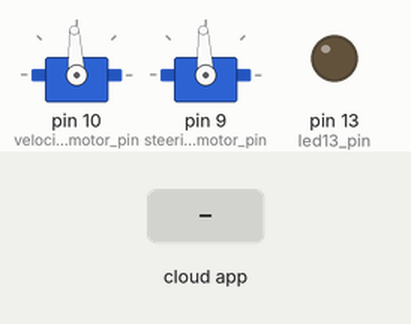
Simulated run of this sketch. Board: Arduino Uno, built with avr-gcc and run on an emulated ATmega328P. Parts: 2 × servo, output pins drawn as LEDs (lit = HIGH). The test bench sets the inputs (shaded band). The ROS host is connected and sends only what is stated.

Above: at 1.4 s.
1.5 s: the phone or cloud app sets led13 to 1
At 1.75 s:
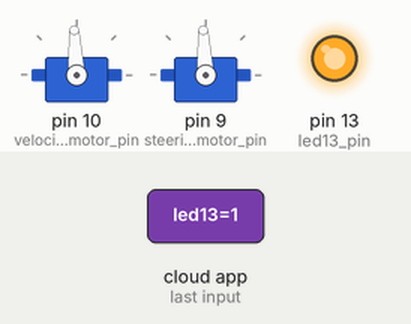
Timing chart, 0 to 4.5 s (numbered marks = the images above; inputs shaded):
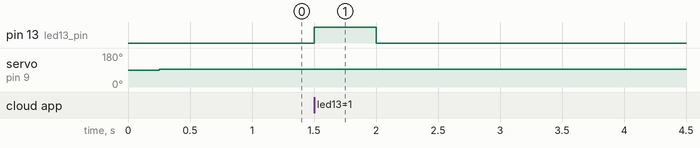

Measured:
- after the input at 1.5 s, pin 13 (led13_pin): LOW → HIGH at once, → LOW 0.50 s later

The sketch:

arduino_ros_actuator_slave.ino
```cpp
//ros includes
#include <ros.h>
#include <std_msgs/Bool.h>
#include <std_msgs/Int16.h>

#include "arduino_motors.h"

//ros node (only one possible on arduino)
ros::NodeHandle nodeHandle;

//led1 data
const int led13_pin = 13;
bool led13_state = false;
const long cmd_led13_timer_rate = 500;
long cmd_led13_timer = millis() + cmd_led13_timer_rate;  //timer to check if led data was updated
void ledMessageCb( const std_msgs::Bool& msg)
{
  led13_state = msg.data;
  cmd_led13_timer = millis() + cmd_led13_timer_rate; //reset the timer since new data has arrived
}
ros::Subscriber<std_msgs::Bool> led13_sub("/arduino_actuator_slave/led13", &ledMessageCb );


//steering data
int side = 0;
const long cmd_side_timer_rate = 150;
long cmd_side_timer = millis() + cmd_side_timer_rate; //timer to check if motor data was updated
void sideMessageCb( const std_msgs::Int16& msg)
{
  cmd_side_timer = millis() + cmd_side_timer_rate; //reset the timer since new data has arrived
  side = msg.data;
}
ros::Subscriber<std_msgs::Int16> side_sub("/arduino_actuator_slave/side", &sideMessageCb );

//velocity data
int direction = 0;
const long cmd_direction_timer_rate = 150;
long cmd_direction_timer = millis() + cmd_direction_timer_rate; //timer to check if motor data was updated
void directionMessageCb( const std_msgs::Int16& msg)
{
  cmd_direction_timer = millis() + cmd_direction_timer_rate; //reset the timer since new data has arrived
  direction = msg.data;
}
ros::Subscriber<std_msgs::Int16> direction_sub("/arduino_actuator_slave/direction", &directionMessageCb );


//led 1 routine function
void update_actuators()
{
  //update led state
  if(led13_state && millis() < cmd_led13_timer)
  {
    digitalWrite(led13_pin, HIGH);
  }
  else
  {
    digitalWrite(led13_pin, LOW);
  }

  //update motors if received messages
  if(millis() < cmd_direction_timer && millis() < cmd_side_timer)
  {
    update_motors(direction, side);
  }
  else
  {
    //stop motors
    update_motors(0, 0);
  }

}

//arduino setup
void setup()
{
  //node init
  nodeHandle.initNode();

  //setup led
  pinMode(led13_pin, OUTPUT);
  nodeHandle.subscribe(led13_sub);

  //setup motors
  setup_motors();
  nodeHandle.subscribe(direction_sub);
  nodeHandle.subscribe(side_sub);
}

//routine
void loop()
{
  //update actuators based subscribed data
  update_actuators();

  //callback and make sure received important messages
  nodeHandle.spinOnce();
}
```

arduino_motors.h
```cpp
#include            <Servo.h>

//sterring motor setup
Servo steering_motor;
const int steering_motor_pin = 9;
int current_steer = 0;

//velocity motor pins
Servo velocity_motor;
const int velocity_motor_pin = 10;
int current_velocity = 0;

//motor control function
void velocity_motor_move(int _velocity)
{
    if(current_velocity != _velocity)
    {
        current_velocity = _velocity;
        velocity_motor.writeMicroseconds(1500);
        delay(200);
        velocity_motor.writeMicroseconds(current_velocity);
        delay(50);
    }
}

//servo control function
void steer_motor_move(int _steer)
{
    if(current_steer != _steer)
    {
        current_steer = _steer;
        steering_motor.writeMicroseconds(current_steer);
    }
}

//setup function
void setup_motors()
{
    //setup motor pins
    velocity_motor.attach(velocity_motor_pin);
    steering_motor.attach(steering_motor_pin);

    //set motors to default state
    velocity_motor_move(1500);

}

//update function
void update_motors(int _direction, int _side)
{
    //brake
    if(_direction == 0)
    {
        velocity_motor_move(1500);
    }

    //move backward
    if(_direction <= -1)
    {
        velocity_motor_move(1400);
    }

    //move foward
    if(_direction >= 1)
    {
        velocity_motor_move(1600);
    }


    //dont turn
    if(_side == 0)
    {
        steer_motor_move(1500);
    }

    //turn left
    if(_side >= 1)
    {
        steer_motor_move(1600);
    }

    //turn left
    if(_side <= -1)
    {
        steer_motor_move(1400);
    }


}
```
